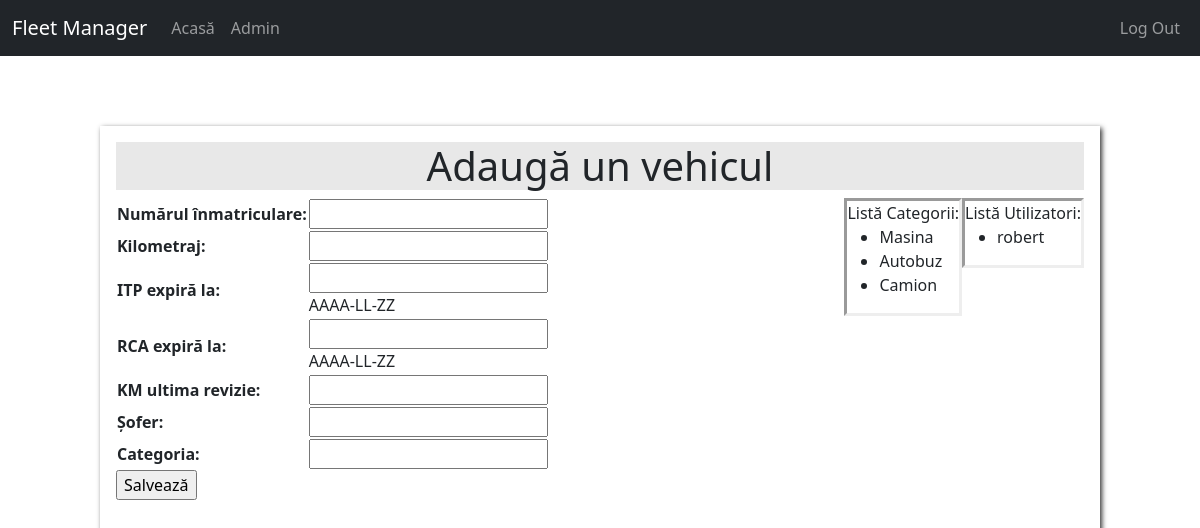
Before: /vehicles/create_vehicle/ (signed in) with the older database file.
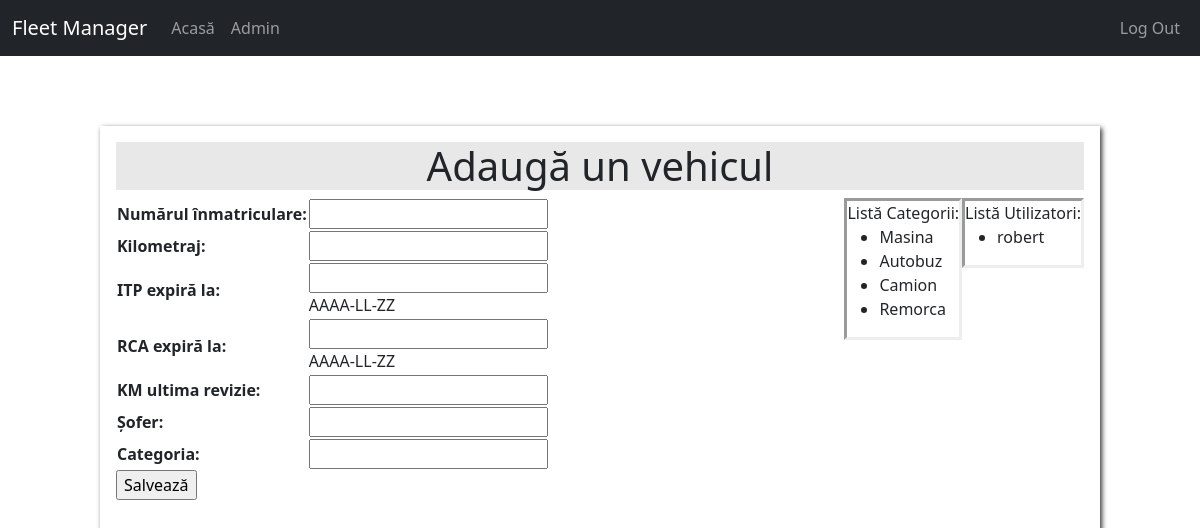
After: the same page with the newer database file.
### vehicles/models.py (models this page shows, shortened)
class Category(models.Model):
	category_name = models.CharField(max_length = 50, unique = True, verbose_name = "Categorie")

### vehicles/views.py (the view, shortened to what this page needs)
# urls.py: path('create_vehicle/',views.VehicleCreateView.as_view(), name='create-vehicle'),
class VehicleCreateView(View):
	template_name = 'vehicles/create_vehicle.html'
	def get_lista_categorii(self):
		return Category.objects.exclude(category_name='NONE')
	def get_lista_useri(self):
		return User.objects.exclude(username='NONE')
	def get(self, request, *args, **kwargs):
		form = VehicleForm()
		context ={
		'form':form,
		'category_list': self.get_lista_categorii(),
		'user_list': self.get_lista_useri()
		}
		if not request.user.is_superuser:
			return redirect('home')
		return render(request, self.template_name, context)

### vehicles/forms.py (shortened to what this page needs)
class VehicleForm(forms.ModelForm):
	vehicle_plate = forms.CharField(label='Numărul înmatriculare')
	vehicle_odometer = forms.IntegerField(label='Kilometraj')
	vehicle_itp = forms.DateField(label='ITP expiră la', help_text='AAAA-LL-ZZ')
	vehicle_rca = forms.DateField(label='RCA expiră la',help_text='AAAA-LL-ZZ')
	vehicle_last_service = forms.IntegerField(label='KM ultima revizie')
	vehicle_driver = forms.CharField(label='Șofer', required=False)
	vehicle_category = forms.CharField(label='Categoria', required=False)
	class Meta:
		model = Vehicle
		fields = [
			'vehicle_plate',
			'vehicle_odometer',
			'vehicle_itp',
			'vehicle_rca',
			'vehicle_last_service',
			'vehicle_driver',
			'vehicle_category'
		]

### vehicles/templates/vehicles/create_vehicle.html (shortened to what this page needs)
{% extends 'base.html' %}
{% block content %}
	<h1 style="background-color: rgb(232, 232, 232); text-align: center;">Adaugă un vehicul</h1>
	<div style="float: right; border-style: inset;%"> Listă Utilizatori:
		<ul>{% for user in user_list %}
			<li>{{ user.username }}</li>
			{% endfor %}
		</ul>
	</div>
	<div style="float: right; border-style: inset;"> Listă Categorii:
		<ul>{% for category in category_list %}
			<li>{{ category.category_name }}</li>
			{% endfor %}
		</ul>
	</div>
	<form method = "POST"> {% csrf_token %}
		<table style="border: 10px;">
		{{ form.as_table }}
		</table>
		<input type="submit" value="Salvează">
	</form>
{% endblock %}

### templates/base.html (shortened to what this page needs)
<!DOCTYPE html>
<html>
<head>
{% load static %}
<link href="https://cdn.jsdelivr.net/npm/bootstrap@5.0.2/dist/css/bootstrap.min.css" rel="stylesheet">
<link rel="stylesheet" href="{% static 'style.css' %}">
</head>
<body>
{% if user.is_authenticated %}
  {% if user.is_superuser %}
    {% include 'navbar_admin.html' %}
  {% else %}
    {% include 'navbar.html' %}
  {% endif %}
  <div class="main">
    {% block content %}
    {% endblock %}
  </div>
{% endif %}
</body>
</html>

### templates/navbar_admin.html (shortened to what this page needs)
<nav class="navbar navbar-expand-lg navbar-dark bg-dark ms-auto" style="display: flex; justify-content: flex-end;">
  <div class="container-fluid">
    <a class="navbar-brand" href="/">Fleet Manager</a>
    <div class="collapse navbar-collapse" id="navbarNavAltMarkup">
      <div class="navbar-nav">
        <a class="nav-link" href="/">Acasă</a>
        <a class="nav-link" href="/admin">Admin</a>
      </div>
      <div class="navbar-nav ms-auto">
        <a class="nav-link float-right" href="{% url 'logout' %}">Log Out</a>
      </div>
    </div>
  </div>
</nav>

### static/style.css (style rules this page uses)
body { margin:0; height: 100%; }
.main { padding: 16px; margin-top: 70px; height: 800px; box-shadow: 2px 2px 5px #333; margin-right: 100px; margin-left: 100px; }

Changed rows visible on the page:
added Category: category_name "Remorca"
